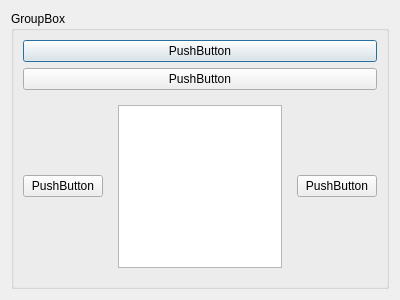
<?xml version="1.0" encoding="UTF-8"?>
<ui version="4.0">
 <class>QWoHostEditDialog</class>
 <widget class="QDialog" name="QWoHostEditDialog">
  <property name="geometry">
   <rect>
    <x>0</x>
    <y>0</y>
    <width>400</width>
    <height>300</height>
   </rect>
  </property>
  <property name="windowTitle">
   <string>Dialog</string>
  </property>
  <layout class="QVBoxLayout" name="verticalLayout_3">
   <item>
    <layout class="QVBoxLayout" name="verticalLayout_2">
     <item>
      <widget class="QGroupBox" name="groupBox">
       <property name="title">
        <string>GroupBox</string>
       </property>
       <layout class="QVBoxLayout" name="verticalLayout_4">
        <item>
         <layout class="QVBoxLayout" name="verticalLayout">
          <item>
           <widget class="QPushButton" name="pushButton_2">
            <property name="text">
             <string>PushButton</string>
            </property>
           </widget>
          </item>
          <item>
           <widget class="QPushButton" name="pushButton">
            <property name="text">
             <string>PushButton</string>
            </property>
           </widget>
          </item>
          <item>
           <layout class="QHBoxLayout" name="horizontalLayout">
            <item>
             <widget class="QPushButton" name="pushButton_4">
              <property name="text">
               <string>PushButton</string>
              </property>
             </widget>
            </item>
            <item>
             <layout class="QVBoxLayout" name="verticalLayout_5">
              <item>
               <widget class="QWidget" name="widget" native="true">
                <layout class="QVBoxLayout" name="verticalLayout_6">
                 <item>
                  <layout class="QHBoxLayout" name="horizontalLayout_2">
                   <item>
                    <widget class="QListView" name="listView"/>
                   </item>
                  </layout>
                 </item>
                </layout>
               </widget>
              </item>
             </layout>
            </item>
            <item>
             <widget class="QPushButton" name="pushButton_3">
              <property name="text">
               <string>PushButton</string>
              </property>
             </widget>
            </item>
           </layout>
          </item>
         </layout>
        </item>
       </layout>
      </widget>
     </item>
    </layout>
   </item>
  </layout>
 </widget>
 <resources/>
 <connections/>
</ui>
